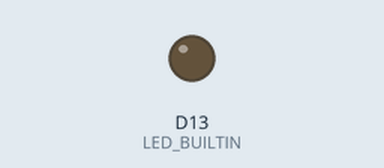
Simulated run of this sketch. Board: Arduino Nano 33 IoT. Parts: output pins drawn as LEDs (lit = HIGH). Nothing arrives over Bluetooth unless stated; a phone connects over Bluetooth LE 3 s after start; what the sketch prints to the serial monitor is not drawn.

Above: at 0.05 s.
Timing chart, 0 to 3.0 s (numbered marks = the images above):
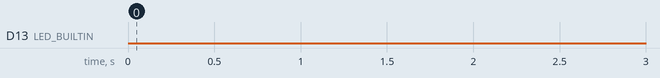

The sketch:

notify.ino
```cpp
/*
   Arduino BLE Notifier

   This example creates a BLE peripher with a turn on/off LED service which will
   switch every 500 ms and notify the central devices connected. No pins required,
   only an Arduino with BLE support.

   Frederico Apolónia - 25th Feb 2021
*/
#include <Arduino.h>
#include <ArduinoBLE.h>

BLEService ledNotifierService("00001523-1212-EFDE-1523-785FEABCD123");

BLEBoolCharacteristic ledStatusCharacteristic("00001525-1212-EFDE-1523-785FEABCD123", BLERead | BLENotify);

bool ledStatus = false;

void setup()
{
	Serial.begin(9600);    // initialize serial communication
    while (!Serial);

    // initialize the built-in LED pin to indicate when a central is connected
    pinMode(LED_BUILTIN, OUTPUT);

    if (!BLE.begin()) {
        Serial.println("Couldn't start BLE");
        while(1);
    }

    BLE.setLocalName("LEDChangeNotifier");
    BLE.setAdvertisedService(ledNotifierService);
    ledNotifierService.addCharacteristic(ledStatusCharacteristic);
    BLE.addService(ledNotifierService);

    ledStatusCharacteristic.writeValue(ledStatus);

    // start advertising
    BLE.advertise();

    Serial.println("BLE Led service active, waiting for central device");
}

void loop()
{
	BLEDevice central = BLE.central();

    if(central) {
        Serial.print("Central connected: ");
        Serial.println(central.address());

        while (central.connected()) {
            waitMs(500);
            updateLedStatus();
        }

        Serial.println("Central disconnected!");
    }
}

void waitMs(int ms) {
    int starting_time = millis();
    while(millis() - starting_time < ms);
}

void updateLedStatus() {
    if (ledStatus) {
        digitalWrite(LED_BUILTIN, LOW);
    } else {
        digitalWrite(LED_BUILTIN, HIGH);
    }
    ledStatus = !ledStatus;
    ledStatusCharacteristic.writeValue(ledStatus);
}
```

Measured:
- by itself, D13 (LED_BUILTIN): LOW → HIGH at 3.5 s, → LOW 0.50 s later, → HIGH 0.50 s later, → LOW 0.50 s later, … (253 changes in this stretch)
